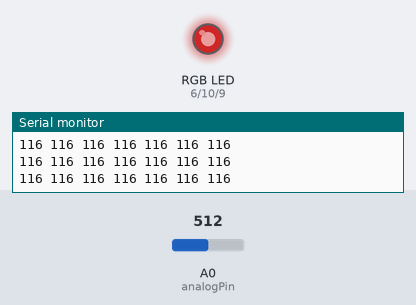
A sketch run on a simulated Arduino Uno, built with avr-gcc and run on an emulated ATmega328P. Shown: an RGB LED mixed from three pins (HIGH = lit), the last lines printed to the serial monitor. Inputs (shaded band) come from the test bench; at power-on: A0 (analogPin) = 512. Dim RGB values are drawn brighter than linear; pins used as bus, display or sensor lines are not drawn.

Above: at 1.2 s.
1.3 s: A0 (analogPin) set to 468
At 1.7 s:
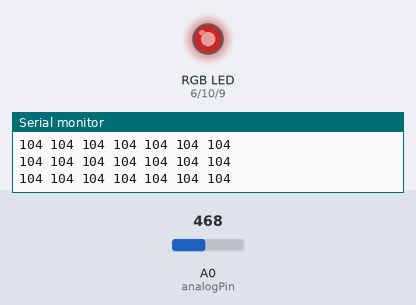
4.3 s: A0 (analogPin) set to 435
At 5.5 s:
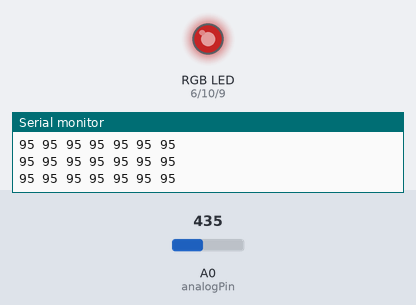
5.8 s: A0 (analogPin) set to 127
At 7.0 s:
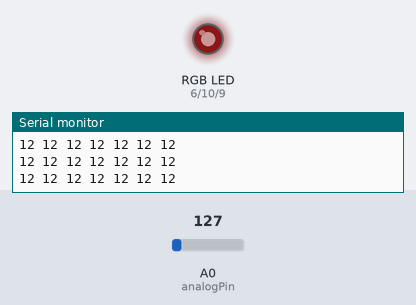
7.3 s: A0 (analogPin) set to 112
At 8.0 s:
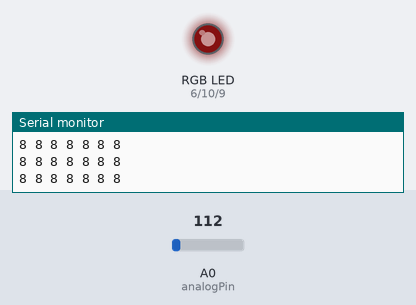
10.3 s: A0 (analogPin) set to 716
At 11.5 s:
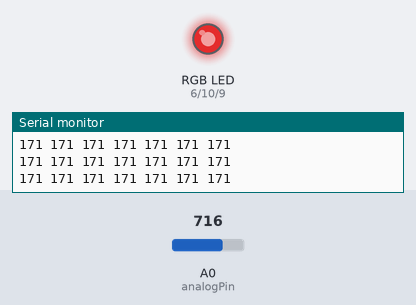
11.8 s: A0 (analogPin) set to 900
At 12.5 s:
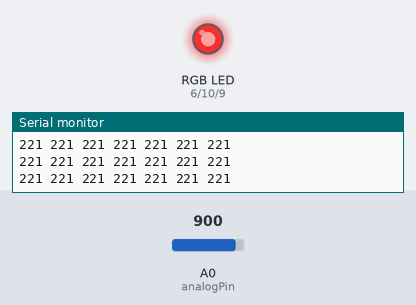
Timing chart, 0 to 14.3 s (numbered marks = the images above; inputs shaded):
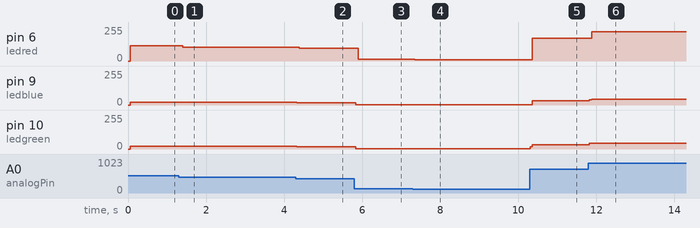

The sketch:

LEDMusic.ino
```cpp
int analogPin=A0;
int strobePin=3;
int resetPin=4;
int ledred=6;
int ledblue=9;
int ledgreen=10;
int spectrumValue[7];
int filter=80;
const int MAXBRIGHTNESS = 255;

void setup(){

  Serial.begin(9600);
  pinMode(analogPin, INPUT);
  pinMode(strobePin, OUTPUT);
  pinMode(resetPin, OUTPUT);
  pinMode(ledred, OUTPUT);
  pinMode(ledblue, OUTPUT);
  pinMode(ledgreen, OUTPUT);
  digitalWrite(resetPin, LOW);
  digitalWrite(strobePin, HIGH);
}

void loop(){

  digitalWrite(resetPin, HIGH);
  digitalWrite(resetPin, LOW);
  for (int i=0;i<7;i++){
    digitalWrite(strobePin, LOW);
    delay(8);
    spectrumValue[i]=analogRead(analogPin);
    spectrumValue[i]=constrain(spectrumValue[i], filter, 1023);
    spectrumValue[i]=map(spectrumValue[i], filter,1023,0,255);
    Serial.print(spectrumValue[i]);
    Serial.print(" ");
    digitalWrite(strobePin, HIGH);
  }
  Serial.println();
//  analogWrite(ledred,spectrumValue[0]);
//  analogWrite(ledred,spectrumValue[1]);
//  analogWrite(ledblue,spectrumValue[3]);
//  analogWrite(ledblue,spectrumValue[4]);
//  analogWrite(ledgreen,spectrumValue[5]);
//  analogWrite(ledgreen,spectrumValue[6]);
    double blueBright = 50;
    double greenBright = 50;
    double redBright = 255;
    double averageRed = ((double)spectrumValue[0] * .75 +  (double)spectrumValue[1] * .25);
    double averageBlue = (spectrumValue[3] + spectrumValue[4]) / 2;
    double averageGreen = (spectrumValue[5] + spectrumValue[6]) / 2;

    analogWrite(ledred,(int)(averageRed * ((double)redBright / MAXBRIGHTNESS)));
    //analogWrite(ledred,(int)(spectrumValue[1] * ((double)redBright / MAXBRIGHTNESS)));
    //averageBlue = averageBlue * (averageRed / MAXBRIGHTNESS);
    //averageGreen = averageGreen * (averageRed / MAXBRIGHTNESS); //ties green and red to base and causes brightness to vary with bass
    analogWrite(ledblue,(int)(averageBlue * ((double)blueBright / MAXBRIGHTNESS)));
    //analogWrite(ledblue,(int)(spectrumValue[4] * ((double)blueBright / MAXBRIGHTNESS)));
    analogWrite(ledgreen,(int)(averageGreen * ((double)greenBright / MAXBRIGHTNESS)));
    //analogWrite(ledgreen,(int)(spectrumValue[6] * ((double)greenBright / MAXBRIGHTNESS)));
}

//void writeColor(int red, int green, int blue, int brightness){
//    analogWrite(bluePin, (int)(blue * ((double)brightness / MAXBRIGHTNESS)));
//    analogWrite(redPin, (int)(red * ((double)brightness / MAXBRIGHTNESS)));
//    analogWrite(greenPin, (int)(green * ((double)brightness / MAXBRIGHTNESS)));
//}
```

Measured:
- after the input at 1.3 s, pin 6 (ledred): 116/255 → 104/255 after 0.05 s; pin 9 (ledblue), pin 10 (ledgreen): 22/255 → 20/255 after 0.05 s
- after the input at 4.3 s, pin 6 (ledred): 104/255 → 95/255 after 0.09 s; pin 9 (ledblue), pin 10 (ledgreen): 20/255 → 18/255 at once
- after the input at 5.8 s, pin 6 (ledred): 95/255 → 12/255 after 0.10 s; pin 9 (ledblue), pin 10 (ledgreen): 18/255 → 2/255 at once
- after the input at 7.3 s, pin 6 (ledred): 12/255 → 8/255 after 0.05 s; pin 9 (ledblue), pin 10 (ledgreen): 2/255 → 1/255 after 0.05 s
- after the input at 10.3 s, pin 6 (ledred): 8/255 → 171/255 after 0.06 s; pin 9 (ledblue): 1/255 → 33/255 after 0.06 s; pin 10 (ledgreen): 1/255 → 33/255 at once
- after the input at 11.8 s, pin 6 (ledred): 171/255 → 221/255 after 0.08 s; pin 9 (ledblue), pin 10 (ledgreen): 33/255 → 43/255 at once
